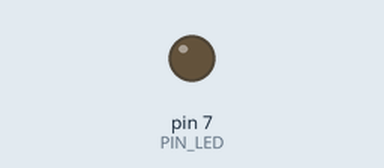
This sketch was run on a simulated Arduino Uno, built with avr-gcc and run on an emulated ATmega328P. On the bench: output pins drawn as LEDs (lit = HIGH). Dashed ring = blinking. At 2.0 s the program stops and its outputs stay as they are.

Above: at 0.5 s.
At 1.85 s:
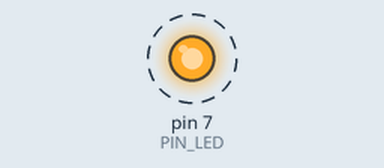
Timing chart, 0 to 3.0 s (numbered marks = the images above):
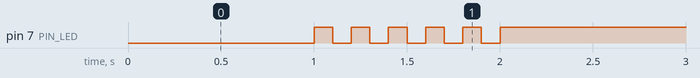

The sketch:

05_practice_2.ino.ino
```cpp
#define PIN_LED 7

void setup() {
  pinMode(PIN_LED, OUTPUT);
  Serial.begin(115200);
  while(!Serial){
    ;
  }
}

void loop() {
  digitalWrite(PIN_LED, 0); //1초동안 켜기
  delay(1000);

  turnOffOn(5);

  digitalWrite(PIN_LED, 1); //LED를 끄고 그 상태 유지
  while(1){
    ;
  }
}

void turnOffOn(int t){

  for(int i = 0; i < t; i++){
    digitalWrite(PIN_LED, 1); //꺼짐
    delay(100);
    digitalWrite(PIN_LED, 0); //켜짐
    delay(100);
  }

}
```

Measured:
- by itself, pin 7 (PIN_LED): alternates HIGH for 0.10 s and LOW for 0.10 s, 11 changes in all, then stays HIGH
